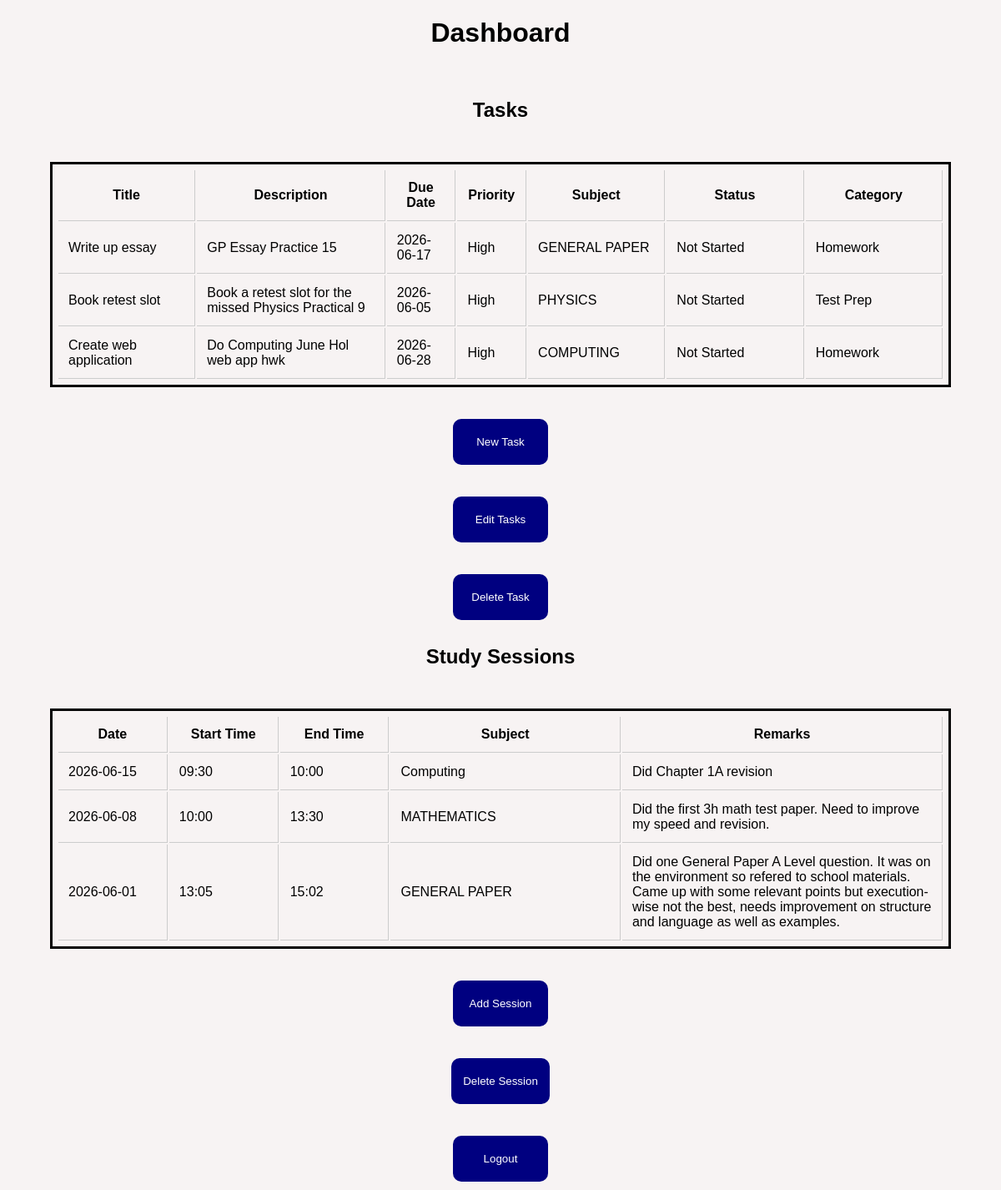
Page /dashboard (signed in) on the committed database.
### tables this page shows
CREATE TABLE "TASKS" (
	"taskID"	INTEGER NOT NULL,
	"title"		TEXT NOT NULL,
	"description"	TEXT,
	"dueDate"	TEXT NOT NULL,
	"priority"	TEXT NOT NULL,
	"userID"	INTEGER NOT NULL,
	"subjectID"	INTEGER NOT NULL,
	"statusID"	INTEGER NOT NULL,
	"categoryID"	INTEGER NOT NULL,
	PRIMARY KEY("taskID" AUTOINCREMENT),
	FOREIGN KEY("categoryID") REFERENCES "TASK_CATEGORIES"("categoryID"),
	FOREIGN KEY("statusID") REFERENCES "TASK_STATUS"("statusID"),
	FOREIGN KEY("subjectID") REFERENCES "SUBJECTS"("subjectID"),
	FOREIGN KEY("userID") REFERENCES "USERS"("userID")
        );

CREATE TABLE "SUBJECTS" (
	"subjectID"	INTEGER NOT NULL,
	"subjectName"	TEXT NOT NULL,
	"userID"	INTEGER NOT NULL,
	PRIMARY KEY("subjectID" AUTOINCREMENT),
	FOREIGN KEY("userID") REFERENCES "USERS"("userID")
        );

CREATE TABLE "TASK_STATUS" (
	"statusID"	INTEGER NOT NULL,
	"statusName"	TEXT NOT NULL,
	PRIMARY KEY("statusID")
        );

CREATE TABLE "TASK_CATEGORIES" (
	"categoryID"	INTEGER NOT NULL,
	"categoryName"	TEXT NOT NULL,
	PRIMARY KEY("categoryID")
        );

### server.py (the view)
@app.route("/dashboard")
def dashboard():
    if "userID" not in session:
        return redirect(url_for('loginpage'))
    user_id = session["userID"]
    tasks = tasks_display(user_id)
    sessions = sessions_display(user_id)
    return render_template("dashboard.html", user_tasks=tasks, user_sessions=sessions)

### server.py (called while the page is built)
def tasks_display(userID):
    tasks_query = """SELECT
    TASKS.taskID,
    TASKS.title,
    TASKS.description,
    TASKS.dueDate,
    TASKS.priority,
    SUBJECTS.subjectName,
    TASK_STATUS.statusName,
    TASK_CATEGORIES.categoryName
    FROM TASKS INNER JOIN SUBJECTS ON TASKS.subjectID = SUBJECTS.subjectID INNER JOIN TASK_STATUS ON TASKS.statusID = TASK_STATUS.statusID INNER JOIN TASK_CATEGORIES ON TASKS.categoryID = TASK_CATEGORIES.categoryID
     WHERE TASKS.userID = ?"""
    connection = sqlite3.connect("study_planner.db") #Connects python script to student_planner.db
    cursor = connection.cursor() #Used to perform operations in database
    cursor.execute(tasks_query, (int(userID),))
    results = cursor.fetchall() #Assigns all value pointed at by cursor to results
    connection.close() #Terminates connection
    return results

def sessions_display(userID):
    query = """SELECT
    SESSIONS.sessionID,
    SESSIONS.date,
    SESSIONS.startTime,
    SESSIONS.endTime,
    SESSIONS.remarks,
    SUBJECTS.subjectName
    FROM SESSIONS INNER JOIN SUBJECTS ON SESSIONS.subjectID = SUBJECTS.subjectID WHERE SESSIONS.userID = ?"""
    connection = sqlite3.connect("study_planner.db") #Connects to database
    cursor = connection.cursor() #Used to perform operations in database
    cursor.execute(query, (int(userID),))
    results = cursor.fetchall()
    connection.close() #Terminates connection
    return results

### templates/dashboard.html (shortened to what this page needs)
<html>
        <link rel="stylesheet" href="{{ url_for('static', filename='styles.css') }}">
    <body>
        <h1>Dashboard</h1>
        <br>
        <h2>Tasks</h2>
        <br>
        <table>
            <tr>
                <th class="col-medium">Title</th>
                <th class="col-long">Description</th>
                <th class="col-small">Due Date</th>
                <th class="col-small">Priority</th>
                <th class="col-medium">Subject</th>
                <th class="col-medium">Status</th>
                <th class="col-medium">Category</th>
            </tr>
            {% for task in user_tasks %}
                <tr>
                    <td>{{task[1]}}</td>
                    <td>{{task[2]}}</td>
                    <td>{{task[3]}}</td>
                    <td>{{task[4]}}</td>
                    <td>{{task[5]}}</td>
                    <td>{{task[6]}}</td>
                    <td>{{task[7]}}</td>
                </tr>
                {% endfor %}
        </table>
        <br>
        <a href="{{ url_for('submit_task')}}" class="button-style">
            <button class="button-style">New Task</button>
        </a>
        <br>
        <a href="{{ url_for('amend_task_page')}}" class="button-style">
            <button class="button-style">Edit Tasks</button>
        </a>
        <br>
        <a href="{{ url_for('delete_task_page')}}" class="button-style">
            <button class="button-style">Delete Task</button>
        </a>
        <h2>Study Sessions</h2>
        <br>
        <table>
            <tr>
                <th class="col-small">Date</th>
                <th class="col-small">Start Time</th>
                <th class="col-small">End Time</th>
                <th class="col-medium">Subject</th>
                <th class="col-long">Remarks</th>
            </tr>
            {% for session in user_sessions %}
                <tr>
                    <td>{{session[1]}}</td>
                    <td>{{session[2]}}</td>
                    <td>{{session[3]}}</td>
                    <td>{{session[5]}}</td>
                    <td>{{session[4]}}</td>
                </tr>
                {% endfor %}
        </table>
        <br>
        <a href="{{ url_for('session_submission_page')}}" class="button-style">
            <button class="button-style">Add Session</button>
        </a>
        <br>
        <a href="{{ url_for('session_deletion_page')}}" class="button-style">
            <button class="button-style">Delete Session</button>
        </a>
        <br>
        <a href="{{ url_for('home') }}" class="button-style">
            <button class="button-style">Logout</button>
        </a>
    </body>
</html>

### static/styles.css (style rules this page uses)
body { background-color: rgba(247, 243, 243, 0.959); background-repeat: no-repeat; background-attachment: fixed; font-family: "Consolas", sans-serif; margin: 0; padding: 0; display: flex; flex-direction: column; align-items: center; justify-content: center; min-height: 100vh; }
table { table-layout: fixed; width: 90%; max-width: 90%; padding: 5px; border: solid black 3px; margin: 10px; }
th, td { padding: 12px; border-bottom: 1px solid #ccc; border-right: 1px solid #ccc; white-space: normal; overflow-wrap: break-word; word-break: break-word; }
.col-small { width: 15%; }
.col-medium { width: 35%; }
.col-long { width: 50%; }
.button-style { display: block; margin: 10px auto; width: max-content; min-width: 100px; padding: 5px 7px; background-color: navy; color: white; border-radius: 10px; text-align: center; text-decoration: none; cursor: pointer; transition: all 0.3s ease; border: none; appearance: none; }

### rows in the picture
TASKS: title "Write up essay", description "GP Essay Practice 15", dueDate "2026-06-17", priority "High", subjectName "GENERAL PAPER", statusName "Not Started", categoryName "Homework"
TASKS: title "Book retest slot", description "Book a retest slot for the missed Physics Practical 9", dueDate "2026-06-05", priority "High", subjectName "PHYSICS", statusName "Not Started", categoryName "Test Prep"
TASKS: title "Create web application", description "Do Computing June Hol web app hwk", dueDate "2026-06-28", priority "High", subjectName "COMPUTING", statusName "Not Started", categoryName "Homework"

### other values in the picture
{{ session[1] }} "2026-06-15"
{{ session[2] }} "09:30"
{{ session[3] }} "10:00"
{{ session[5] }} "Computing"
{{ session[4] }} "Did Chapter 1A revision"
{{ session[1] }} "2026-06-08"
{{ session[2] }} "10:00"
{{ session[3] }} "13:30"
{{ session[5] }} "MATHEMATICS"
{{ session[4] }} "Did the first 3h math test paper. Need to improve my speed and revision."
{{ session[1] }} "2026-06-01"
{{ session[2] }} "13:05"
{{ session[3] }} "15:02"
{{ session[5] }} "GENERAL PAPER"
